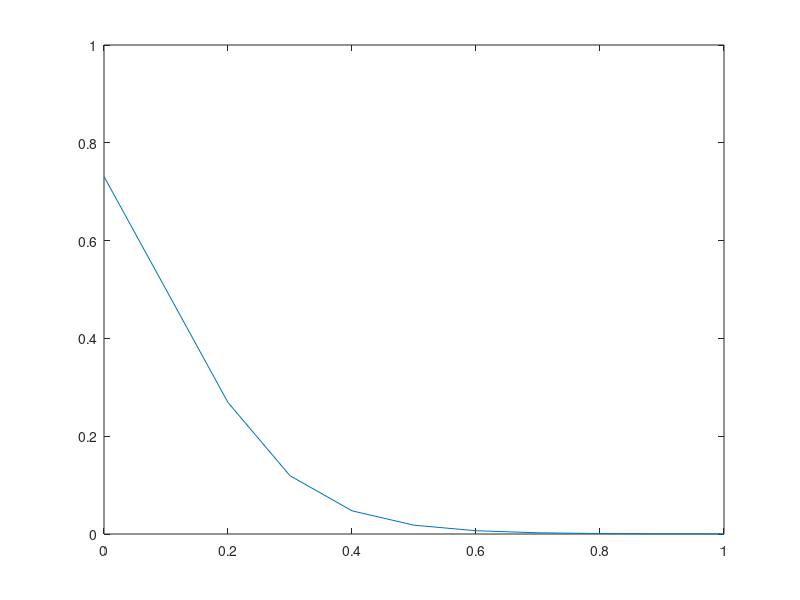

MATLAB code to generate this figure:
clear all
fun = @(x, temp, shift) (1./(1+exp(-temp.*(x-shift(1)))));

psym = [.1 .2 .3 .4 .6 .7 .8 .9];
pcue = 0:.1:1;
temp = 10;
shift = 0.1;
d = [1 1 1 1 1 1 1 0 0 0 0 ];
% 
% for i = 1:length(psym)
%     Y(i,:) = fun(pcue, temp, shift);
% end
for i = 1:length(psym)
  Y(i, :) = 1./(1+exp(temp.*(pcue-shift)));
end

plot(pcue, Y(1,:))

ylim([0 1])